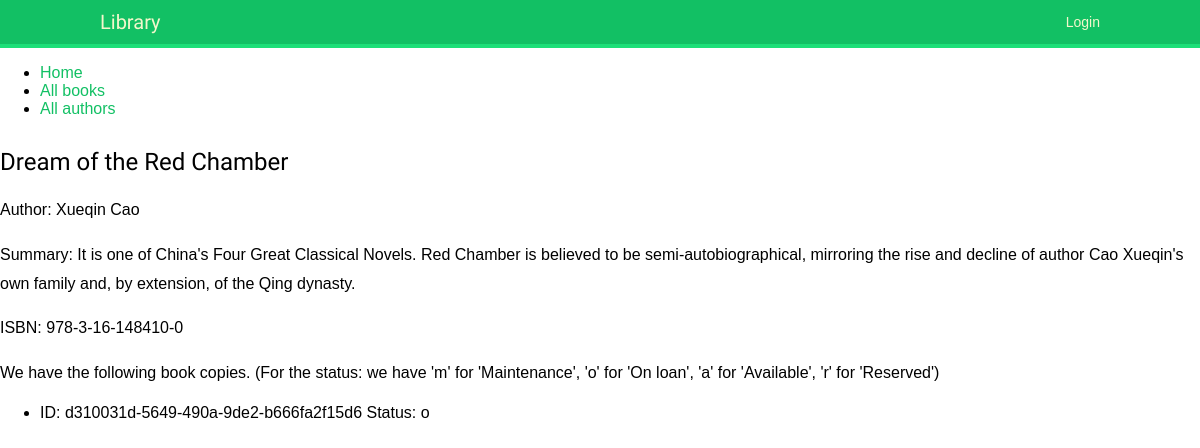
Page /book/1/result on the committed database.
### library/models.py (models this page shows, shortened)
class Book(models.Model):
    title = models.CharField(max_length=300)
    author = models.ForeignKey('Author', on_delete=models.PROTECT)
    summary = models.CharField(max_length=500)
    ISBN = models.CharField(max_length=100)
    slug = models.SlugField(max_length = 250, null = True, blank = True, allow_unicode=True)

class Author(models.Model):
    first_name = models.CharField(max_length=100)
    last_name = models.CharField(max_length=100)
    date_of_birth = models.DateField(null=True, blank=True)
    date_of_death = models.DateField(null=True, blank=True)
    def __str__(self):
        name = self.first_name + ' ' + self.last_name
        return name

class BookCopies(models.Model):
    id = models.UUIDField(primary_key=True, default=uuid.uuid4, help_text='Unique ID for this book across whole library')
    book = models.ForeignKey('Book', on_delete=models.PROTECT)
    due_back = models.DateField(null=True, blank=True)
    borrower = models.ForeignKey(User, on_delete=models.SET_NULL, null=True, blank=True)
    LOAN_STATUS = (
        ('m', 'Maintenance'),
        ('o', 'On loan'),
        ('a', 'Available'),
        ('r', 'Reserved'),
        )
    status = models.CharField(
        max_length=1,
        choices=LOAN_STATUS,
        blank=True,
        default='m',
        help_text='Book availability',
        )
    class Meta:
        ordering = ['due_back']

### library/views.py (the view)
# urls.py: path('book/<int:pk>/result', views.ResultsView.as_view(), name="results"),
class ResultsView(DetailView):
    model = Book
    template_name = 'results.html'

### templates/results.html
{% extends 'base.html' %}
{% block content %}
<h2>{{book.title}}</h2>
<p>Author: {{book.author}}</p>
<p>Summary: {{book.summary}}</p>
<p>ISBN: {{book.ISBN}}</p>
<p>We have the following book copies. (For the status: we have 'm' for 'Maintenance', 'o' for 'On loan', 'a' for 'Available', 'r' for 'Reserved')</p>
<ul>
    {% for bookcopy in book.bookcopies_set.all %}
    <li>ID: {{bookcopy.id}} Status: {{bookcopy.status}}</li>
    {% endfor %}
</ul>
{% endblock content %}

### static/css/base.css (style rules this page uses)
body { margin:0; padding:0; font-family:helvetica, sans-serif; }
p { line-height: 1.8; }
h1, h2, h3, h4, h5 , h6 { font-family: 'Muli', sans-serif; font-weight:normal; }
h2 { margin:30px 0 20px; }

### rows in the picture
Book: title "Dream of the Red Chamber", author "Xueqin Cao", summary "It is one of China's Four Great Classical Novels. Red Chamber is believed to be semi-autobiographical, mirroring the rise and decline of author Cao Xueqin's own family and, by extension, of the Qing dynasty.", ISBN "978-3-16-148410-0"
BookCopies: id "d310031d-5649-490a-9de2-b666fa2f15d6", status "o"
